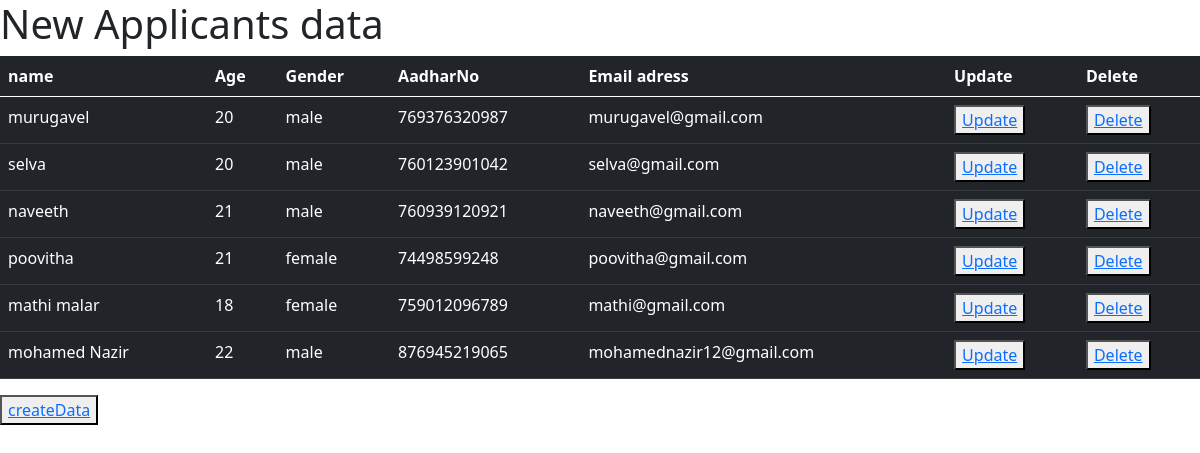
/voterApp/, run on the app's committed database.
### voterApp/models.py (models this page shows, shortened)
class VoterDetails(models.Model):
    name = models.CharField(max_length=100)
    age = models.IntegerField()
    gender = models.CharField(max_length=10)
    aadharNo = models.IntegerField()
    email = models.CharField()

### voterApp/views.py (the view)
# urls.py: path("",views.voterTable,name="data"),
def voterTable(request):
    data = VoterDetails.objects.all()
    return render(request,"voterApp/voterData.html",{"data":data})

### templates/voterApp/voterData.html (shortened to what this page needs)
<!DOCTYPE html>
<html lang="en">
<head>
    <link href="https://cdn.jsdelivr.net/npm/bootstrap@5.0.2/dist/css/bootstrap.min.css" rel="stylesheet">
</head>
<body>
    <h1>New Applicants data</h1>
    <table class="table table-dark">
        <thead>
          <tr>
              <th>name</th>
              <th>Age</th>
              <th>Gender</th>
              <th>AadharNo</th>
              <th>Email adress</th>
              <th>Update</th>
              <th>Delete</th>
          </tr>
        </thead>
        <tbody>
          {% for d in data %}
            <tr>
                <td>{{d.name}}</td>
                <td>{{d.age}}</td>
                <td>{{d.gender}}</td>
                <td>{{d.aadharNo}}</td>
                <td>{{d.email}}</td>
                <td><button><a href="{% url 'update' d.id %}">Update</a></button></td>
                <td><button><a href="delete/{{d.id}}/">Delete</a></button></td>
            </tr>
          {% endfor %}
        </tbody>
    </table>
    <button><a href="{% url 'createForm' %}">createData</a></button>
</body>
</html>

### data on the page
VoterDetails: name "murugavel", age "20", gender "male", aadharNo "769376320987", email "murugavel@gmail.com"
VoterDetails: name "selva", age "20", gender "male", aadharNo "760123901042", email "selva@gmail.com"
VoterDetails: name "naveeth", age "21", gender "male", aadharNo "760939120921", email "naveeth@gmail.com"
VoterDetails: name "poovitha", age "21", gender "female", aadharNo "74498599248", email "poovitha@gmail.com"
VoterDetails: name "mathi malar", age "18", gender "female", aadharNo "759012096789", email "mathi@gmail.com"
VoterDetails: name "mohamed Nazir", age "22", gender "male", aadharNo "876945219065", email "mohamednazir12@gmail.com"
